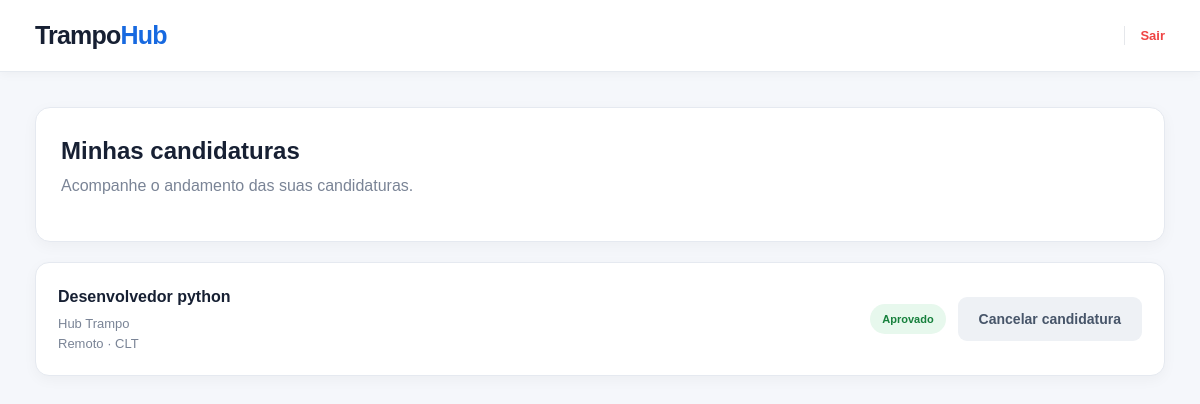
/candidato/candidaturas (signed in), run on an earlier commit of the app's database.
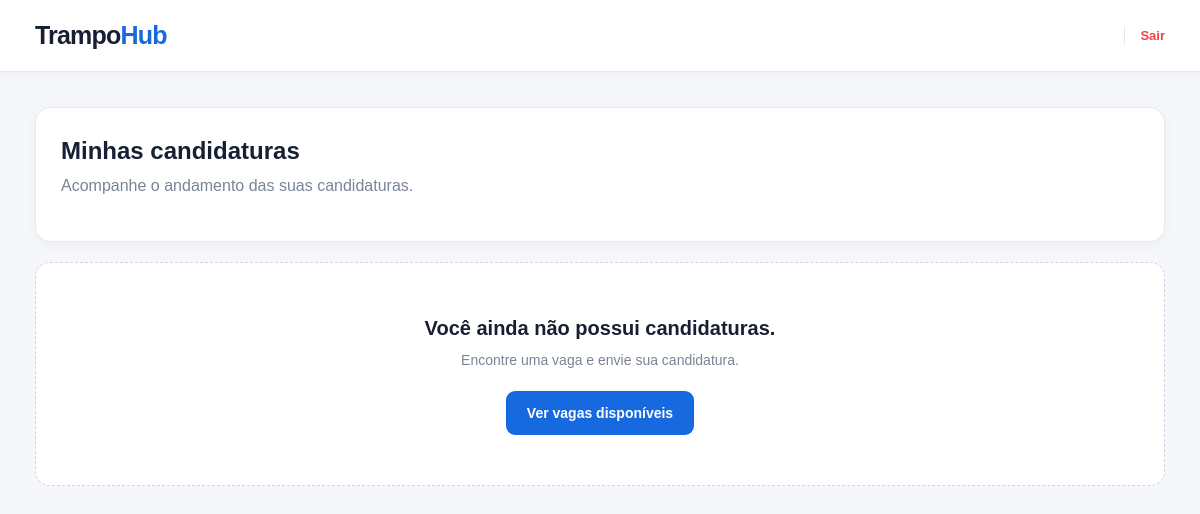
And on a later commit of the database.
### models.py (models this page shows, shortened)
class Candidatura(Base):
    __tablename__ = "candidaturas"
    id = Column(Integer, primary_key=True, autoincrement=True)
    candidato_id = Column(Integer, ForeignKey("usuarios.id"), nullable=False)
    vaga_id = Column(Integer, ForeignKey("vagas.id"), nullable=False)
    status = Column(String(20), nullable=False, default="Em Análise")
    candidato = relationship("Usuario", back_populates="candidaturas")
    vaga = relationship("Vaga", back_populates="candidaturas")
    @property
    def vaga_titulo(self):
        return self.vaga.titulo if self.vaga else None
    @property
    def empresa_nome(self):
        return self.vaga.empresa.nome if self.vaga and self.vaga.empresa else None
    @property
    def modalidade(self):
        return self.vaga.modalidade if self.vaga else None
    @property
    def contrato(self):
        return self.vaga.contrato if self.vaga else None

class Vaga(Base):
    __tablename__ = "vagas"
    id = Column(Integer, primary_key=True, autoincrement=True)
    empresa_id = Column(Integer, ForeignKey("usuarios.id"), nullable=False)
    titulo = Column(String(150), nullable=False)
    descricao = Column(Text, nullable=False)
    requisitos = Column(Text)
    salario = Column(String(50))
    modalidade = Column(String(30), nullable=False)
    contrato = Column(String(30), nullable=False)
    empresa = relationship("Usuario", back_populates="vagas")
    candidaturas = relationship(
        "Candidatura",
        back_populates="vaga",
        cascade="all, delete-orphan",
    )

class Usuario(Base):
    __tablename__ = "usuarios"
    id = Column(Integer, primary_key=True, autoincrement=True)
    tipo = Column(String(20), nullable=False)  # "candidato" ou "empresa"
    nome = Column(String(150), nullable=False)
    email = Column(String(150), unique=True, nullable=False)
    telefone = Column(String(30))
    endereco = Column(String(200))
    senha = Column(String(255), nullable=False)
    experiencias = Column(Text)
    cnpj = Column(String(20))
    area = Column(String(100))
    descricao = Column(Text)
    vagas = relationship(
        "Vaga",
        back_populates="empresa",
        cascade="all, delete-orphan",
    )
    candidaturas = relationship(
        "Candidatura",
        back_populates="candidato",
        cascade="all, delete-orphan",
    )

### routes.py (the view)
@bp.route("/candidato/candidaturas")
def minhas_candidaturas():
    usuario = exigir_login()
    if not usuario:
        return redirect(url_for("routes.login", tipo="candidato"))
    if usuario.tipo != "candidato":
        return redirect(url_for("routes.empresa"))
    db = get_db()
    candidaturas = (
        db.query(Candidatura)
        .filter(Candidatura.candidato_id == usuario.id)
        .all()
    )
    return render_template("minhas_candidaturas.html", candidaturas=candidaturas)

### database.py (called while the page is built)
def get_db():
    if "db" not in g:
        g.db = SessionLocal()
    return g.db

### routes.py (called while the page is built)
def usuario_logado():
    usuario_id = session.get("usuario_id")
    if usuario_id is None:
        return None
    return get_db().get(Usuario, usuario_id)

def exigir_login():
    return usuario_logado()

### templates/minhas_candidaturas.html (shortened to what this page needs)
<!DOCTYPE html>
<html lang="pt-BR">
<head>
    <link
        rel="stylesheet"
        href="{{ url_for('static', filename='style.css') }}"
    >
</head>
<body>
<header class="topbar">
    <div class="topbar-content">
        <a
            href="{{ url_for('routes.candidato') }}"
            class="brand"
        >
            Trampo<span>Hub</span>
        </a>
        <a
            href="{{ url_for('routes.logout') }}"
            class="logout-link"
        >
            Sair
        </a>
    </div>
</header>
<main class="dashboard">
    <section class="vagas-header">
        <h1>
            Minhas candidaturas
        </h1>
        <p>
            Acompanhe o andamento das suas candidaturas.
        </p>
    </section>
    {% if candidaturas %}
        <div class="candidaturas-lista">
            {% for candidatura in candidaturas %}
                <article class="candidatura-card">
                    <div class="candidatura-info">
                        <h3>
                            {{ candidatura.vaga_titulo }}
                        </h3>
                        <p>
                            {{ candidatura.empresa_nome }}
                        </p>
                        <p>
                            {{ candidatura.modalidade }}
                            ·
                            {{ candidatura.contrato }}
                        </p>
                    </div>
                    <div class="candidate-actions">
                        {% if candidatura.status == "Em Análise" %}
                            <span class="status-analise">
                                Em análise
                            </span>
                        {% elif candidatura.status == "Aprovado" %}
                            <span class="status-aprovado">
                                Aprovado
                            </span>
                        {% else %}
                            <span class="status-reprovado">
                                Reprovado
                            </span>
                        {% endif %}
                        <form
                            method="POST"
                            action="{{ url_for('routes.excluir_candidatura', id=candidatura.id) }}"
                            onsubmit="return confirm('Deseja realmente cancelar esta candidatura?');"
                        >
                            <button type="submit" class="btn-secondary">
                                Cancelar candidatura
                            </button>
                        </form>
                    </div>
                </article>
            {% endfor %}
        </div>
    {% else %}
        <div class="empty-state">
            <h2>
                Você ainda não possui candidaturas.
            </h2>
            <p>
                Encontre uma vaga e envie sua candidatura.
            </p>
            <a
                href="{{ url_for('routes.vagas') }}"
                class="btn-primary"
            >
                Ver vagas disponíveis
            </a>
        </div>
    {% endif %}
</main>
</body>
</html>

What changed in the data, as far as the page shows it:
removed Candidatura: vaga_titulo "Desenvolvedor python", empresa_nome "Hub Trampo", modalidade "Remoto", contrato "CLT", status "Aprovado"
Also different on the page:
text now shown: "Você ainda não possui candidaturas. Encontre uma vaga e envie sua candidatura. Ver vagas disponíveis"
